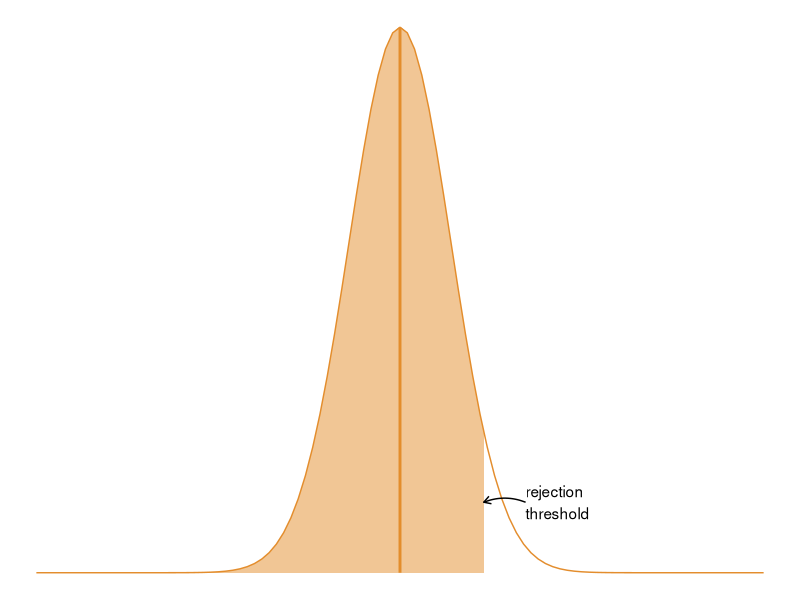
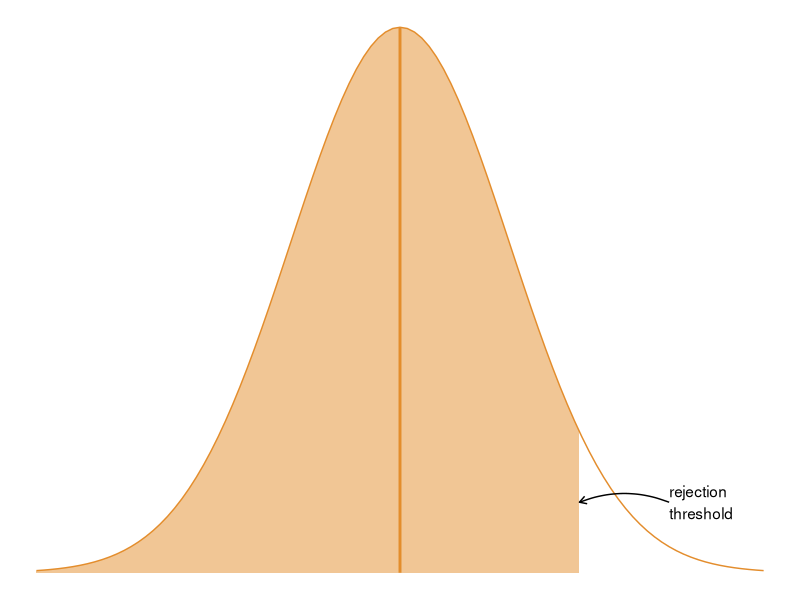
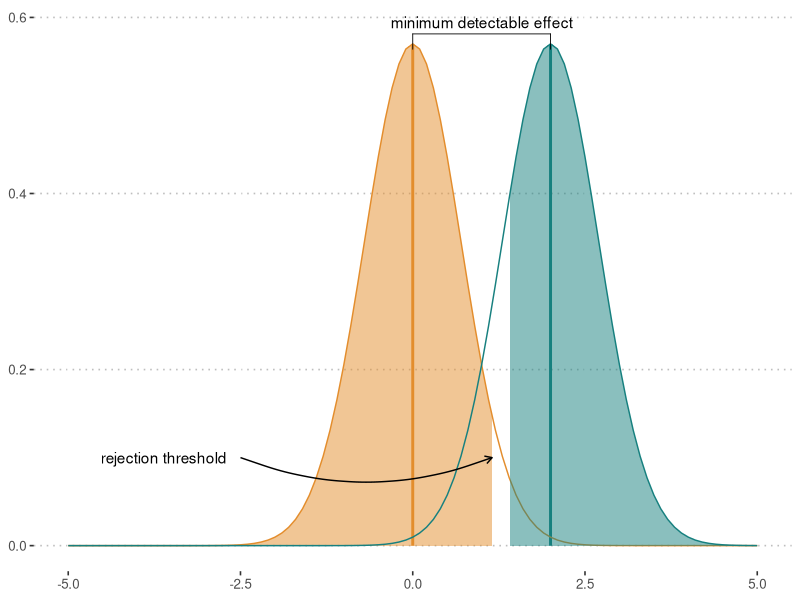

R code for these plots, in order:
## ---- chunk 1
#| echo: false
#| message: false
#| label: fig-rejection
#| fig-cap: "Standard Deviation and the Rejection Threshold"
#| fig-subcap: 
#|   - "large sample size"
#|   - "small sample size"
#| layout-ncol: 2

library(ggplot2)
library(tidyverse)
library(ggpubr)

plot_dist_rejection <- function(sd = 1){
  mde <- 2

transparancy <- 0.5

alpha <- 0.05
alpha_threshold <- qnorm(1 - alpha, 0, sd)

beta <- 0.2
beta_threshold <- qnorm(beta, mde, sd)

eq <- function(x, mu = 0, sd = 1) {
  dnorm(x, mu, sd)
}

label_y <- eq(0, sd = sd) * 1.02


label_threshold_y <- eq(alpha_threshold, sd = sd) * 0.5


lines <- tribble(
  ~x, ~y, ~xend, ~yend, ~color,
  0, 0, 0, eq(0, 0, sd), "#E38D2D",
)

base <- ggplot() +
  xlim(-5, 5)

p <- base +
  geom_segment(
    data = lines,
    aes(x = x, xend = xend, y = y, yend = yend), color = lines$color, linewidth = 1
  ) +
  geom_function(fun = eq, args = list(mu = 0, sd = sd), color = "#E38D2D") +
  stat_function(
    fun = eq,
    xlim = c(-5, alpha_threshold),
    geom = "area",
    args = list(mu = 0, sd = sd),
    fill = "#E38D2D",
    alpha = transparancy
  ) +
  annotate(
    geom = "curve"
    , x = alpha_threshold * 1.5
    , y = label_threshold_y
    , xend = alpha_threshold
    , yend = label_threshold_y
    , curvature = 0.2
    , arrow = arrow(length = unit(2, "mm")
    # , linewidth = .5
    )
  ) +
  annotate(geom = "text", x = alpha_threshold * 1.5, y = label_threshold_y
    , label = "rejection\nthreshold"
    #  = z[alpha/2]*sigma"
    , hjust = "left"
    , parse = FALSE) +
  labs(x = NULL, y = NULL) + 
  theme_void() +
  theme(
    axis.text = element_blank(), # Remove axis labels
    axis.ticks = element_blank() # Remove axis ticks
  )
  return(p)
}

plot_dist_rejection(0.7)
plot_dist_rejection(1.5)

## ---- chunk 2
#| echo: false
#| message: false
#| label: "fig-dist"
#| fig-cap: "The Distributions of the means of the Controlled and Treated Groups"


mde <- 2
sd <- 0.7
transparancy <- 0.5

alpha <- 0.05
alpha_threshold <- qnorm(1 - alpha, 0, sd)

beta <- 0.2
beta_threshold <- qnorm(beta, mde, sd)

eq <- function(x, mu = 0, sd = 1) {
  dnorm(x, mu, sd)
}

label_y <- eq(0, sd = sd) * 1.02


lines <- tribble(
  ~x, ~y, ~xend, ~yend, ~color,
  0, 0, 0, eq(0, 0, sd), "#E38D2D",
  mde, 0, mde, eq(mde, mde, sd), "#17807F"
)

base <- ggplot() +
  xlim(-5, 5)

base +
  geom_segment(
    data = lines,
    aes(x = x, xend = xend, y = y, yend = yend), color = lines$color, linewidth = 1
  ) +
  geom_function(fun = eq, args = list(mu = 0, sd = sd), color = "#E38D2D") +
  stat_function(
    fun = eq,
    xlim = c(-5, alpha_threshold),
    geom = "area",
    args = list(mu = 0, sd = sd),
    fill = "#E38D2D",
    alpha = transparancy
  ) +
  geom_function(fun = eq, args = list(mu = mde, sd = sd), color = "#17807F") +
  stat_function(
    fun = eq,
    args = list(mu = mde, sd = sd),
    fill = "#17807F",
    alpha = transparancy,
    geom = "area",
    xlim = c(beta_threshold, 5)
  ) +
  geom_bracket(
    xmin = 0, xmax = 2, y.position = label_y,
    label = "minimum detectable effect"
  ) +
  annotate(
    geom = "curve"
    , x = -2.5
    , y = 0.1
    , xend = alpha_threshold
    , yend = .1
    , curvature = 0.2
    , arrow = arrow(length = unit(2, "mm")
    # , linewidth = .5
    )
  ) +
  annotate(geom = "text", x = -2.7, y = .1
    , label = "rejection threshold"
    #  = z[alpha/2]*sigma"
    , hjust = "right"
    , parse = FALSE) +
  labs(x = NULL, y = NULL) + theme_pubclean()
#   theme(
#     axis.text = element_blank(), # Remove axis labels
#     axis.ticks = element_blank() # Remove axis ticks
#   )

